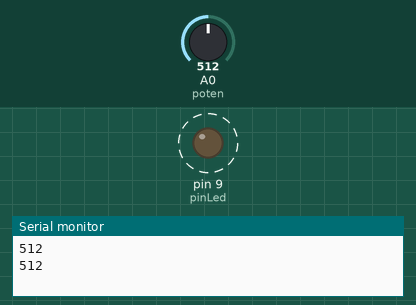
This sketch was run on a simulated Arduino Uno, built with avr-gcc and run on an emulated ATmega328P. Shown: output pins drawn as LEDs (lit = HIGH), the last lines printed to the serial monitor. Dashed ring = blinking. The inputs (shaded band) are chosen by the test bench; at power-on: A0 (poten) = 512.

Above: at 1.8 s.
1.9 s: A0 (poten) set to 306
At 2.2 s:
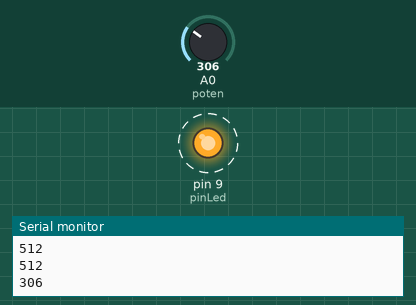
5.4 s: A0 (poten) set to 122
At 5.56 s:
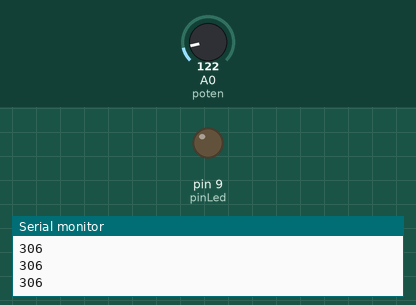
Timing chart, 0 to 14.9 s (numbered marks = the images above; inputs shaded):
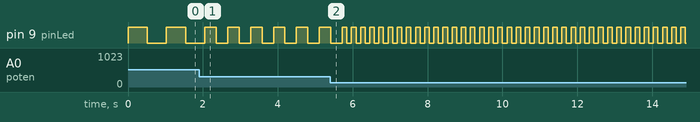

The sketch:

sketch_oct08a.ino
```cpp
int pinLed = 9;
int poten = A0;
void setup() {

    pinMode(poten,INPUT);
    pinMode(pinLed, OUTPUT);
    Serial.begin(9600);
}
int readA0 = 0;
void loop() {

    readA0 = analogRead(poten);
    Serial.println(readA0);

    digitalWrite(pinLed,HIGH);
    delay(readA0);
    digitalWrite(pinLed,LOW);
    delay(readA0);
}
```

Measured:
- after the input at 1.9 s, pin 9 (pinLed): alternates HIGH for 0.31 s and LOW for 0.31 s, starting after 0.46 s
- by itself, pin 9 (pinLed): alternates HIGH for 0.51 s and LOW for 0.51 s
